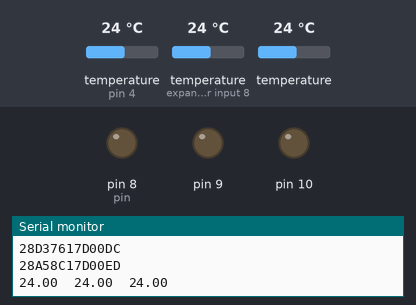
This sketch was run on a simulated Arduino Uno, built with avr-gcc and run on an emulated ATmega328P. On the bench: output pins drawn as LEDs (lit = HIGH), the last lines printed to the serial monitor. Inputs (shaded band) come from the test bench; at power-on: temperature (sensors on pin 4, expander input 8) 24 °C, temperature 24 °C.

Above: at 1.4 s.
1.5 s: temperature (sensor on pin 4) set to 26.7 °C
3.0 s: temperature (sensor on pin 4) set to 27.5 °C
At 3.9 s:
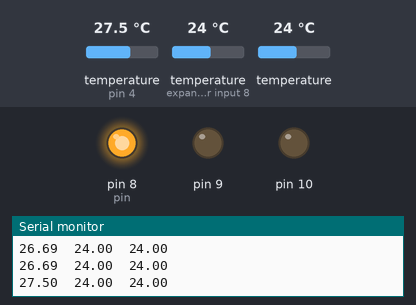
4.8 s: temperature (sensor on expander input 8) set to 26.5 °C
6.3 s: temperature (sensor on expander input 8) set to 27.6 °C
At 7.2 s:
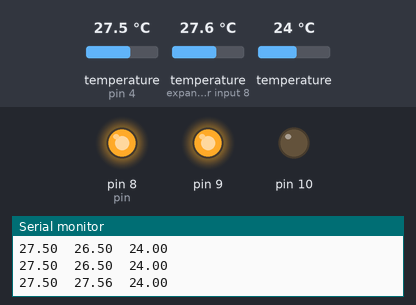
8.0 s: temperature (sensor 204) set to 26.5 °C
9.5 s: temperature (sensor 204) set to 27.8 °C
At 10.6 s:
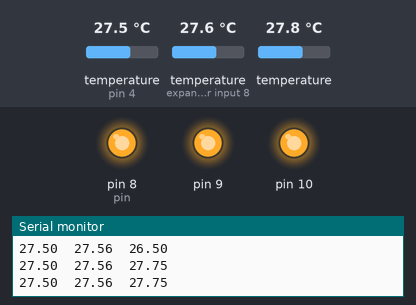
Timing chart, 0 to 12.1 s (numbered marks = the images above; inputs shaded):
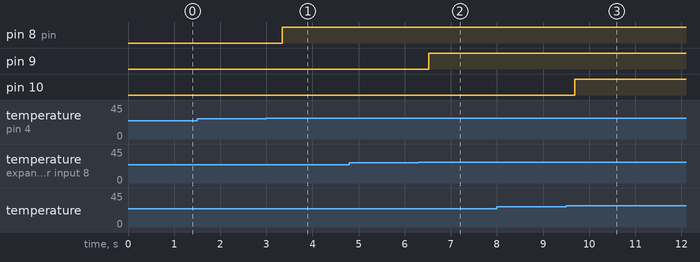

Measured:
- the behaviour switches between 27 and 27.1 °C on temperature (sensor on pin 4) (found by bisection; images 0 and 1)
- the behaviour switches between 27 and 27.1 °C on temperature (sensor on expander input 8) (found by bisection; images 1 and 2)
- the behaviour switches between 27 and 27.1 °C on temperature (sensor 204) (found by bisection; images 2 and 3)
- after the input at 3.0 s, pin 8 (pin): LOW → HIGH after 0.35 s
- after the input at 6.3 s, pin 9: LOW → HIGH after 0.22 s
- after the input at 9.5 s, pin 10: LOW → HIGH after 0.19 s

The sketch:

Dallas-buzzer.ino
```cpp
#include <OneWire.h>
#include <DallasTemperature.h>
#define ONE_WIRE 4

OneWire oneWire(ONE_WIRE);
DallasTemperature sensors(&oneWire);
DeviceAddress adresy[3] ={
{ 0x28, 0xB8, 0xEF, 0x15, 0x0D, 0x00, 0x00, 0xA4}, //levý
{ 0x28, 0xD3, 0x76, 0x17, 0x0D, 0x00, 0x00, 0xDC}, //střed
{ 0x28, 0xA5, 0x8C, 0x17, 0x0D, 0x00, 0x00, 0xED}
 }; //pravý

float teplota;

typedef struct{
  DeviceAddress address;
  int pin;
}jednotka;

jednotka levy, stred, pravy;


void zapisAdresu(jednotka *a, int j){
  Serial.println();
  for (uint8_t i = 0; i < 8; i++)
  {
    Serial.print("  ");
    Serial.print(adresy[j][i]);
    a->address[i]=adresy[j][i];
    Serial.print("  ");
    Serial.print(a->address[i]);
  }
  Serial.println();
}

void printAddress(DeviceAddress deviceAddress)
{
  for (uint8_t i = 0; i < 8; i++)
  {
    // zero pad the address if necessary
    //if (deviceAddress[i] < 16) Serial.print("0");
    Serial.print(deviceAddress[i], HEX);
  }
  Serial.println();
}

void setup() {
  Serial.begin(9600);
  sensors.begin();
  zapisAdresu(&levy, 0);
  levy.pin = 8;
  zapisAdresu(&stred, 1);
  stred.pin = 9;
  zapisAdresu(&pravy, 2);
  pravy.pin = 10;
  sensors.setResolution(levy.address, 12);
  sensors.setResolution(pravy.address, 12);
  sensors.setResolution(stred.address, 12);
  printAddress(levy.address);
  printAddress(stred.address);
  printAddress(pravy.address);
  pinMode(levy.pin, OUTPUT);
  pinMode(stred.pin, OUTPUT);
  pinMode(pravy.pin, OUTPUT);

}

void loop() {
  sensors.requestTemperatures();
  zkontroluj(levy);
  zkontroluj(stred);
  zkontroluj(pravy);
  Serial.println();
}

void zkontroluj(jednotka a){
  teplota = sensors.getTempC(a.address);
  Serial.print(teplota);
  Serial.print("\t");
  if(teplota>27.00){
   digitalWrite(a.pin, HIGH);
  }
  if(teplota<26.00){
   digitalWrite(a.pin, LOW);
  }
}
```
